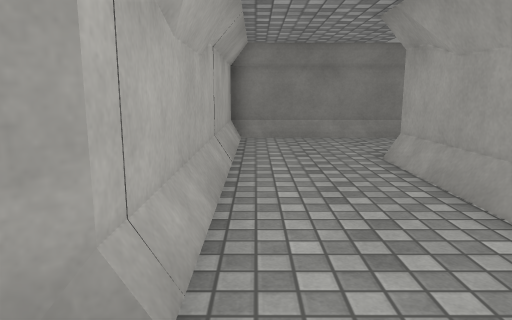
view 1 (above)

17 first-person views from a walk through a scene from a Unity 3-D project. The camera is 1.2 m above the floor, tilts 10° down and sees 70° across. Doors are open. The floor is counted in squares, 1 m on a side. Each view is taken from the middle of a square. On the plan, view 1 faces up. The plan holds only what a view shows up to about 15 squares ahead; the rest is blank. The place goes on beyond the plan. The player is left out. Surface patterns are stand-ins for the level's own textures.

view 2
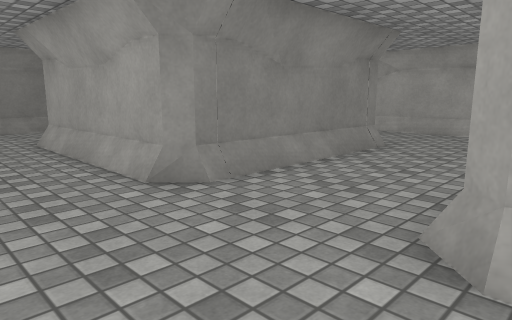

view 3
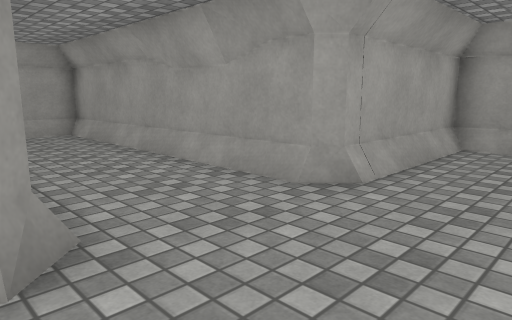

view 4
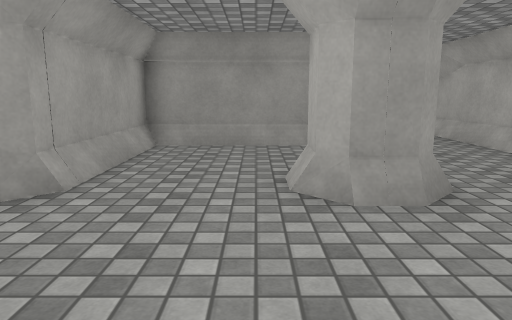

view 5
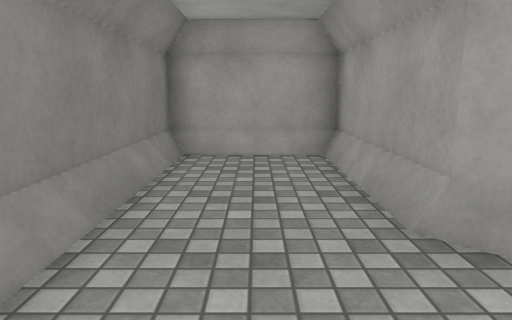

view 6
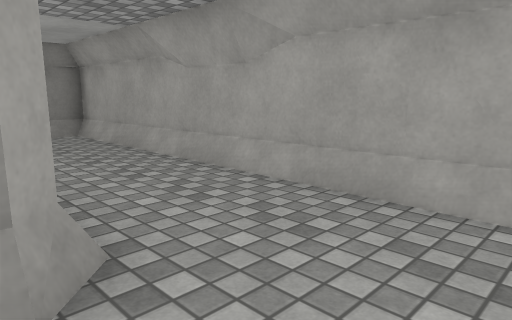

view 7
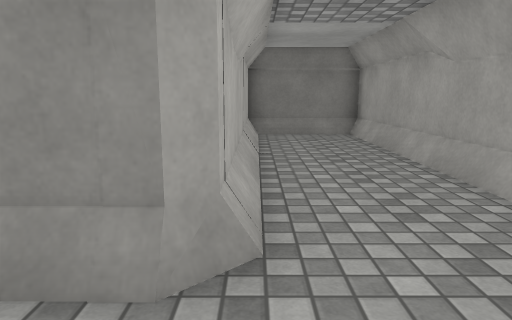

view 8
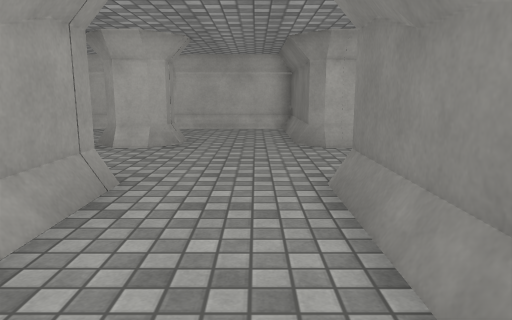

view 9
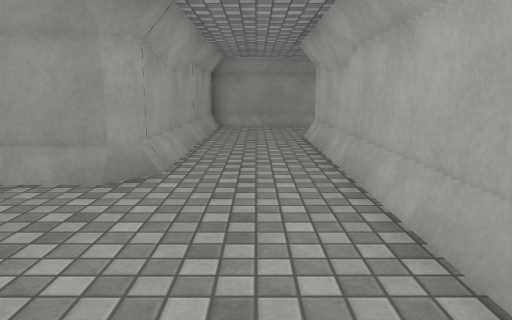

view 10
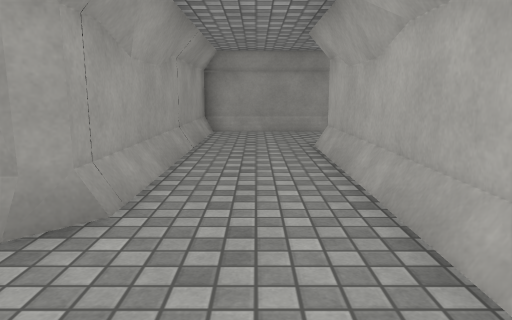

view 11
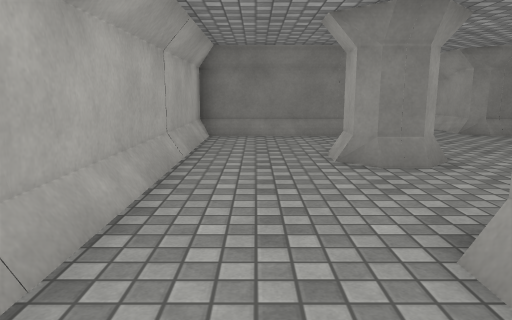

view 12
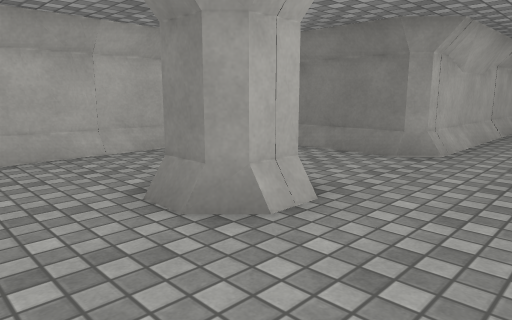

view 13
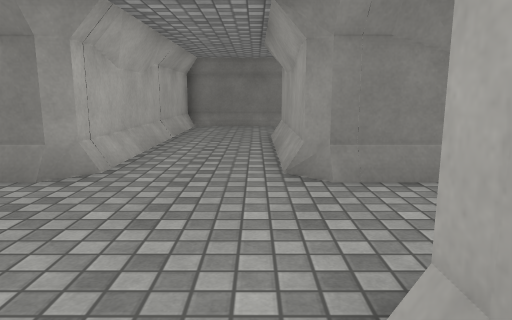

view 14
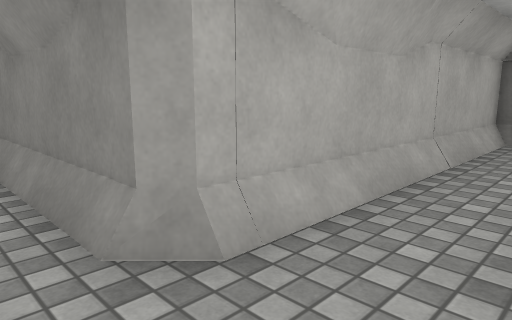

view 15
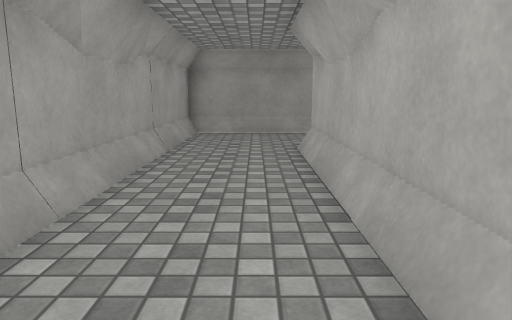

view 16
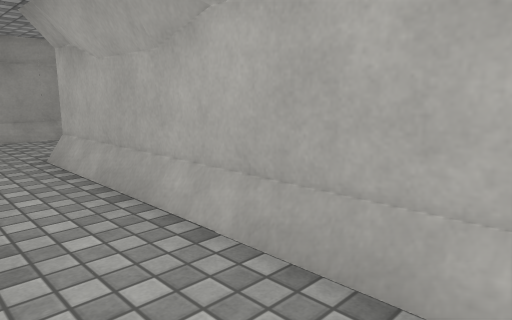

view 17
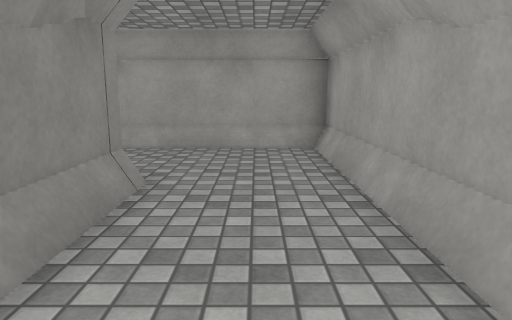

### Floor plan
Points are (right, up) in squares from view 1. A wall is a line through its corners. A room is listed if a view was taken in it or the views show most of it. See-through windows are left out.
Room 1 (views 1, 2, 3, 4, 5, 6, 7, 8, 12, 13, 14, 15, 16)
walls: (2.8, 1.6) (2.8, 7); (2.6, 6.8) (3.2, 7.5); (3, -2.2) (12, -2.2); (2.6, -2.7) (3.2, -2); (-1.1, -2.2) (-0.7, -2.5) (-0.7, -3.3) (-1.1, -3.7); (8.7, 1.3) (3.1, 1.3) (2.6, 1.8); (8.9, 1.8) (8.3, 1.1); (8.7, 6.6) (8.7, 1.1); (3.5, 10.8) (-0.7, 10.8); (-0.7, 10.6) (-0.7, 1.6) (-1.1, 1.3); (2.8, -7.2) (2.8, -2.5); (-0.6, -7.2) (2.6, -7.2); (12.2, -2.2) (12.2, 6.6)
low walls: (2.6, 1.8) (2.6, 6.8); (-0.6, 5.4) (-0.6, 1.6); (-0.6, 6.4) (-0.6, 5.5); (-0.6, 7.4) (-0.6, 6.5); (3.2, -2) (6.4, -2); (-0.6, 8.4) (-0.6, 7.5); (-0.6, -2.5) (-0.6, -3.4); (8.7, 1.1) (3.1, 1.1); (7.5, -2) (10.5, -2); (8.9, 6.5) (8.9, 1.8); (3.5, 10.6) (-0.7, 10.6); (2.6, -6.4) (2.6, -2.7); (12.1, -0.4) (12.1, 6.6); (12, -2.2) (12.1, -0.5)
ways out: opening at (-1.5, -5.5) to room 2; opening at (-1.5, -0.5) to room 2
Room 2 (views 9, 10, 11, 17)
walls: (-6, -13.2) (-8.7, -13.2); (-1.1, -3.7) (-1.9, -3.7) (-2.2, -3.3) (-2.2, -2.5) (-1.9, -2.2) (-1.1, -2.2); (-2.2, -16.7) (-2.2, -7.6) (-1.8, -7.2) (-0.6, -7.2); (-9, -16.7) (-2.4, -16.7); (-1.1, 1.3) (-5.7, 1.3) (-5.7, -12.9)
low walls: (-2.4, -9.4) (-2.4, -7.5); (-2.4, -10.4) (-2.4, -9.5); (-2, -7) (0.1, -7); (-6, -13.3) (-8.9, -13.3); (-1, -3.9) (-2, -3.9); (-2, -2) (-1, -2); (-2.4, -16.7) (-2.4, -11.5)
ways out: opening at (-1.5, -5.5) to room 1; opening at (-1.5, -0.5) to room 1

Positions as (right, up) in squares from view 1, and headings:
1: (0, 0), facing up
2: (0, -3), facing up-right
3: (0, 2), facing down-right
4: (0, 2), facing down
5: (0, 9), facing right
6: (8, -1), facing up-right
7: (9, -1), facing up
8: (8, 0), facing left
9: (-4, -2), facing down
10: (-4, -4), facing down
11: (-4, -10), facing up
12: (2, -6), facing up-left
13: (2, -4), facing up
14: (11, 0), facing up-left
15: (10, 10), facing down
16: (11, 9), facing down-left
17: (-11, -15), facing right
